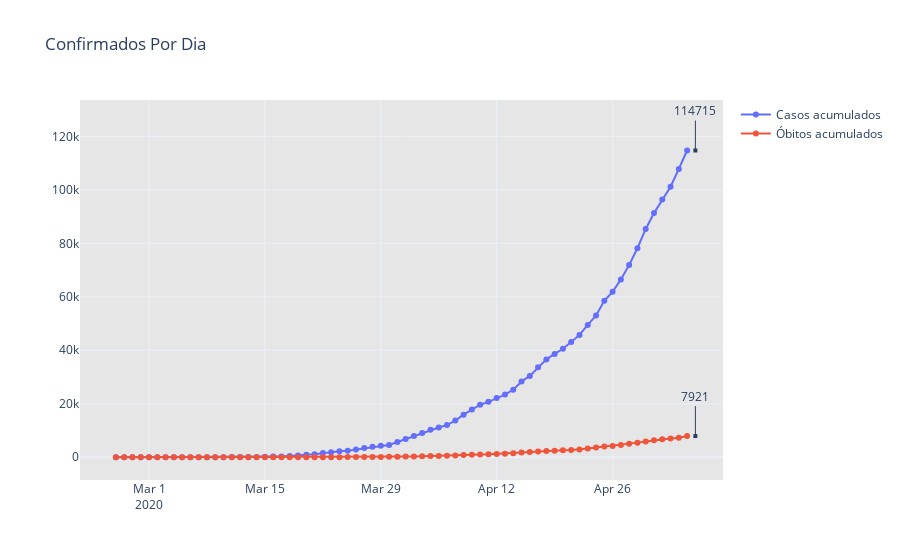

Write notebook code for a chart like this one.
### Markdown cell above
# Gráficos Brasil

### Code cell
from datetime import datetime
now = datetime.now()
fig1 = go.Figure(
    [
        go.Scatter(x = casosTotal.data, y = casosTotal['casosAcumulados'], mode = 'markers+lines', name="Casos acumulados"),
        go.Scatter(x = mortesTotal.data, y = mortesTotal['obitosAcumulados'], mode = 'markers+lines', name="Óbitos acumulados"),
    ]
)
config = {'displayModeBar': True}
fig1.update_layout(title='Confirmados Por Dia',
                   plot_bgcolor='rgb(230, 230,230)',
                   showlegend=True, template="plotly_white",
annotations=[
        dict(
            x=str(now.year)+'-'+str(now.month)+'-'+str(now.day-1),
            y=casosTotal.casosAcumulados.max(),
            xref="x",
            yref="y",
            text=casosTotal.casosAcumulados.max(),
            showarrow=True,
            arrowhead=7,
            ax=0,
            ay=-40
        ),
        dict(
            x=str(now.year)+'-'+str(now.month)+'-'+str(now.day-1),
            y=mortesTotal.obitosAcumulados.max(),
            xref="x",
            yref="y",
            text=mortesTotal.obitosAcumulados.max(),
            showarrow=True,
            arrowhead=7,
            ax=0,
            ay=-40
        )]
)


fig1.show()
plotly.offline.plot(fig1, filename='HTML/AcumuladoBrasilDia.html', auto_open=False)

### Figure 1 — Plotly figure (JSON) as saved in the notebook; plotly's stock layout.template omitted (floating-point values rounded to 4 significant figures)
{"data": [{"mode": "markers+lines", "name": "Casos acumulados", "type": "scatter", "x": ["2020-02-26", "2020-02-27", "2020-02-28", "2020-03-03", "2020-03-02", "2020-02-29", "2020-03-01", "2020-03-04", "2020-03-05", "2020-03-06", "2020-03-07", "2020-03-08", "2020-03-09", "2020-03-10", "2020-03-11", "2020-03-12", "2020-03-13", "2020-03-14", "2020-03-15", "2020-03-16", "2020-03-17", "2020-03-18", "2020-03-19", "2020-03-20", "2020-03-21", "2020-03-22", "2020-03-23", "2020-03-24", "2020-03-25", "2020-03-26", "2020-03-27", "2020-03-28", "2020-03-29", "2020-03-30", "2020-03-31", "2020-04-01", "2020-04-02", "2020-04-03", "2020-04-04", "2020-04-05", "2020-04-06", "2020-04-07", "2020-04-08", "2020-04-09", "2020-04-10", "2020-04-11", "2020-04-12", "2020-04-13", "2020-04-14", "2020-04-15", "2020-04-16", "2020-04-17", "2020-04-18", "2020-04-19", "2020-04-20", "2020-04-21", "2020-04-22", "2020-04-23", "2020-04-24", "2020-04-25", "2020-04-26", "2020-04-27", "2020-04-28", "2020-04-29", "2020-04-30", "2020-05-01", "2020-05-02", "2020-05-03", "2020-05-04", "2020-05-05"], "y": [1, 1, 1, 2, 2, 2, 2, 3, 7, 13, 19, 25, 25, 34, 52, 77, 98, 121, 200, 234, 291, 428, 621, 904, 1128, 1546, 1891, 2201, 2433, 2915, 3417, 3903, 4256, 4579, 5717, 6834, 7910, 9056, 10278, 11130, 12056, 13717, 15927, 17857, 19638, 20727, 22169, 23430, 25262, 28320, 30425, 33682, 36599, 38654, 40581, 43079, 45757, 49492, 52995, 58509, 61888, 66501, 71886, 78162, 85380, 91299, 96396, 101147, 107780, 114715]}, {"mode": "markers+lines", "name": "Óbitos acumulados", "type": "scatter", "x": ["2020-02-26", "2020-02-27", "2020-02-28", "2020-02-29", "2020-03-01", "2020-03-02", "2020-03-03", "2020-03-04", "2020-03-05", "2020-03-07", "2020-03-08", "2020-03-09", "2020-03-10", "2020-03-11", "2020-03-12", "2020-03-13", "2020-03-14", "2020-03-15", "2020-03-06", "2020-03-16", "2020-03-17", "2020-03-18", "2020-03-19", "2020-03-20", "2020-03-21", "2020-03-22", "2020-03-23", "2020-03-24", "2020-03-25", "2020-03-26", "2020-03-27", "2020-03-28", "2020-03-29", "2020-03-30", "2020-03-31", "2020-04-01", "2020-04-02", "2020-04-03", "2020-04-04", "2020-04-05", "2020-04-06", "2020-04-07", "2020-04-08", "2020-04-09", "2020-04-10", "2020-04-11", "2020-04-12", "2020-04-13", "2020-04-14", "2020-04-15", "2020-04-16", "2020-04-17", "2020-04-18", "2020-04-19", "2020-04-20", "2020-04-21", "2020-04-22", "2020-04-23", "2020-04-24", "2020-04-25", "2020-04-26", "2020-04-27", "2020-04-28", "2020-04-29", "2020-04-30", "2020-05-01", "2020-05-02", "2020-05-03", "2020-05-04", "2020-05-05"], "y": [0, 0, 0, 0, 0, 0, 0, 0, 0, 0, 0, 0, 0, 0, 0, 0, 0, 0, 0, 0, 1, 4, 6, 11, 18, 25, 34, 46, 57, 77, 92, 114, 136, 159, 201, 241, 299, 359, 432, 486, 553, 667, 800, 941, 1056, 1124, 1223, 1328, 1532, 1736, 1924, 2141, 2347, 2462, 2575, 2741, 2906, 3313, 3670, 4016, 4205, 4543, 5017, 5466, 5901, 6329, 6724, 7025, 7321, 7921]}], "layout": {"annotations": [{"arrowhead": 7, "ax": 0, "ay": -40, "showarrow": true, "text": "114715", "x": "2020-5-6", "xref": "x", "y": 114715, "yref": "y"}, {"arrowhead": 7, "ax": 0, "ay": -40, "showarrow": true, "text": "7921", "x": "2020-5-6", "xref": "x", "y": 7921, "yref": "y"}], "plot_bgcolor": "rgb(230, 230,230)", "showlegend": true, "title": {"text": "Confirmados Por Dia"}}}
